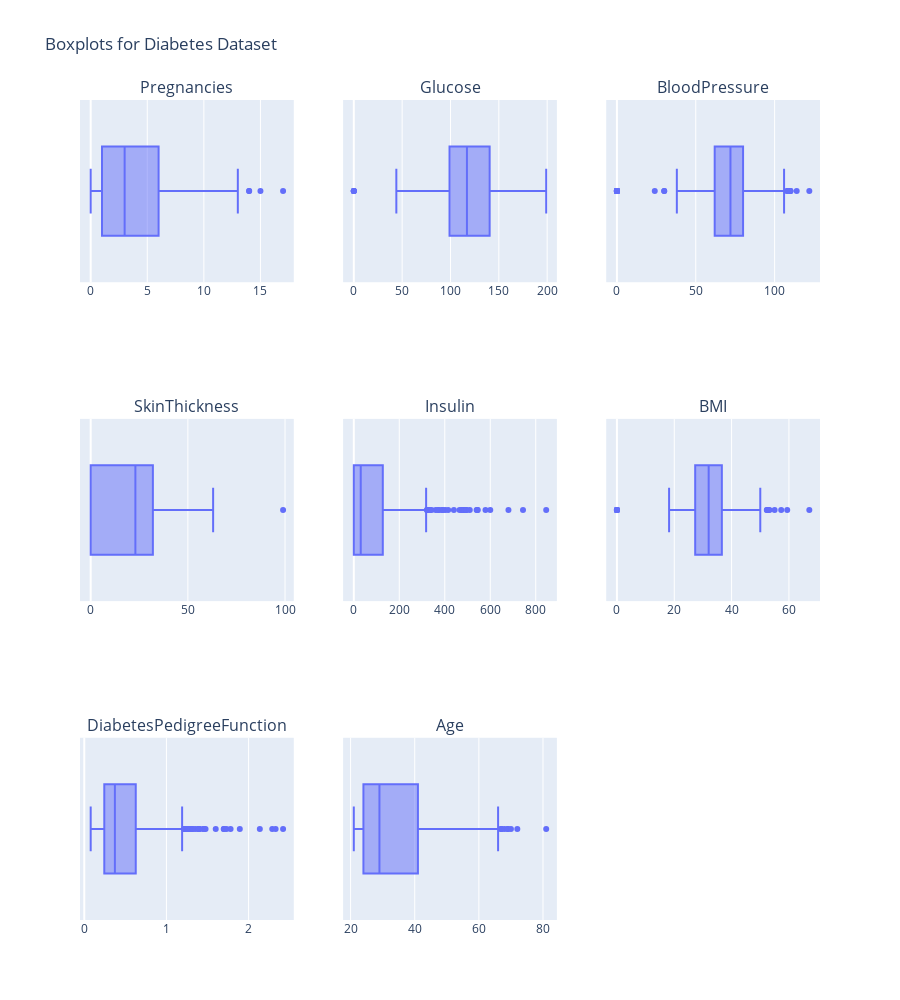

Source (notebook cell):
### Code cell
def custom_boxplots(dataset,column_list,columns,suptitle):
    fig=make_subplots(rows=(len(column_list)//columns)+1,cols=columns,subplot_titles=column_list)
    fig.update_layout(height=1000,width=300*columns,title=suptitle)
    for i,data in enumerate(column_list):
        row=i//columns+1
        col=i%columns+1
        fig.add_trace(px.box(x=dataset[data]).data[0],row=row,col=col)
    fig.show()
custom_boxplots(df,['Pregnancies','Glucose','BloodPressure','SkinThickness','Insulin','BMI','DiabetesPedigreeFunction','Age'],columns=3,suptitle="Boxplots for Diabetes Dataset")

### Figure 1 — Plotly figure (JSON) as saved in the notebook; plotly's stock layout.template omitted (floating-point values rounded to 4 significant figures; data arrays with more than 128 entries replaced by an {"elided": "..."} marker saying what was removed)
{"data": [{"alignmentgroup": "True", "hovertemplate": "x=%{x}<extra></extra>", "legendgroup": "", "marker": {"color": "#636efa"}, "name": "", "notched": false, "offsetgroup": "", "orientation": "h", "showlegend": false, "type": "box", "x": {"elided": "768 int values"}, "x0": " ", "xaxis": "x", "y0": " ", "yaxis": "y"}, {"alignmentgroup": "True", "hovertemplate": "x=%{x}<extra></extra>", "legendgroup": "", "marker": {"color": "#636efa"}, "name": "", "notched": false, "offsetgroup": "", "orientation": "h", "showlegend": false, "type": "box", "x": {"elided": "768 int values"}, "x0": " ", "xaxis": "x2", "y0": " ", "yaxis": "y2"}, {"alignmentgroup": "True", "hovertemplate": "x=%{x}<extra></extra>", "legendgroup": "", "marker": {"color": "#636efa"}, "name": "", "notched": false, "offsetgroup": "", "orientation": "h", "showlegend": false, "type": "box", "x": {"elided": "768 int values"}, "x0": " ", "xaxis": "x3", "y0": " ", "yaxis": "y3"}, {"alignmentgroup": "True", "hovertemplate": "x=%{x}<extra></extra>", "legendgroup": "", "marker": {"color": "#636efa"}, "name": "", "notched": false, "offsetgroup": "", "orientation": "h", "showlegend": false, "type": "box", "x": {"elided": "768 int values"}, "x0": " ", "xaxis": "x4", "y0": " ", "yaxis": "y4"}, {"alignmentgroup": "True", "hovertemplate": "x=%{x}<extra></extra>", "legendgroup": "", "marker": {"color": "#636efa"}, "name": "", "notched": false, "offsetgroup": "", "orientation": "h", "showlegend": false, "type": "box", "x": {"elided": "768 int values"}, "x0": " ", "xaxis": "x5", "y0": " ", "yaxis": "y5"}, {"alignmentgroup": "True", "hovertemplate": "x=%{x}<extra></extra>", "legendgroup": "", "marker": {"color": "#636efa"}, "name": "", "notched": false, "offsetgroup": "", "orientation": "h", "showlegend": false, "type": "box", "x": {"elided": "768 float values"}, "x0": " ", "xaxis": "x6", "y0": " ", "yaxis": "y6"}, {"alignmentgroup": "True", "hovertemplate": "x=%{x}<extra></extra>", "legendgroup": "", "marker": {"color": "#636efa"}, "name": "", "notched": false, "offsetgroup": "", "orientation": "h", "showlegend": false, "type": "box", "x": {"elided": "768 float values"}, "x0": " ", "xaxis": "x7", "y0": " ", "yaxis": "y7"}, {"alignmentgroup": "True", "hovertemplate": "x=%{x}<extra></extra>", "legendgroup": "", "marker": {"color": "#636efa"}, "name": "", "notched": false, "offsetgroup": "", "orientation": "h", "showlegend": false, "type": "box", "x": {"elided": "768 int values"}, "x0": " ", "xaxis": "x8", "y0": " ", "yaxis": "y8"}], "layout": {"annotations": [{"font": {"size": 16}, "showarrow": false, "text": "Pregnancies", "x": 0.1444, "xanchor": "center", "xref": "paper", "y": 1, "yanchor": "bottom", "yref": "paper"}, {"font": {"size": 16}, "showarrow": false, "text": "Glucose", "x": 0.5, "xanchor": "center", "xref": "paper", "y": 1, "yanchor": "bottom", "yref": "paper"}, {"font": {"size": 16}, "showarrow": false, "text": "BloodPressure", "x": 0.8556, "xanchor": "center", "xref": "paper", "y": 1, "yanchor": "bottom", "yref": "paper"}, {"font": {"size": 16}, "showarrow": false, "text": "SkinThickness", "x": 0.1444, "xanchor": "center", "xref": "paper", "y": 0.6111, "yanchor": "bottom", "yref": "paper"}, {"font": {"size": 16}, "showarrow": false, "text": "Insulin", "x": 0.5, "xanchor": "center", "xref": "paper", "y": 0.6111, "yanchor": "bottom", "yref": "paper"}, {"font": {"size": 16}, "showarrow": false, "text": "BMI", "x": 0.8556, "xanchor": "center", "xref": "paper", "y": 0.6111, "yanchor": "bottom", "yref": "paper"}, {"font": {"size": 16}, "showarrow": false, "text": "DiabetesPedigreeFunction", "x": 0.1444, "xanchor": "center", "xref": "paper", "y": 0.2222, "yanchor": "bottom", "yref": "paper"}, {"font": {"size": 16}, "showarrow": false, "text": "Age", "x": 0.5, "xanchor": "center", "xref": "paper", "y": 0.2222, "yanchor": "bottom", "yref": "paper"}], "height": 1000, "title": {"text": "Boxplots for Diabetes Dataset"}, "width": 900, "xaxis": {"anchor": "y", "domain": [0, 0.2889]}, "xaxis2": {"anchor": "y2", "domain": [0.3556, 0.6444]}, "xaxis3": {"anchor": "y3", "domain": [0.7111, 1]}, "xaxis4": {"anchor": "y4", "domain": [0, 0.2889]}, "xaxis5": {"anchor": "y5", "domain": [0.3556, 0.6444]}, "xaxis6": {"anchor": "y6", "domain": [0.7111, 1]}, "xaxis7": {"anchor": "y7", "domain": [0, 0.2889]}, "xaxis8": {"anchor": "y8", "domain": [0.3556, 0.6444]}, "xaxis9": {"anchor": "y9", "domain": [0.7111, 1]}, "yaxis": {"anchor": "x", "domain": [0.7778, 1]}, "yaxis2": {"anchor": "x2", "domain": [0.7778, 1]}, "yaxis3": {"anchor": "x3", "domain": [0.7778, 1]}, "yaxis4": {"anchor": "x4", "domain": [0.3889, 0.6111]}, "yaxis5": {"anchor": "x5", "domain": [0.3889, 0.6111]}, "yaxis6": {"anchor": "x6", "domain": [0.3889, 0.6111]}, "yaxis7": {"anchor": "x7", "domain": [0, 0.2222]}, "yaxis8": {"anchor": "x8", "domain": [0, 0.2222]}, "yaxis9": {"anchor": "x9", "domain": [0, 0.2222]}}}
